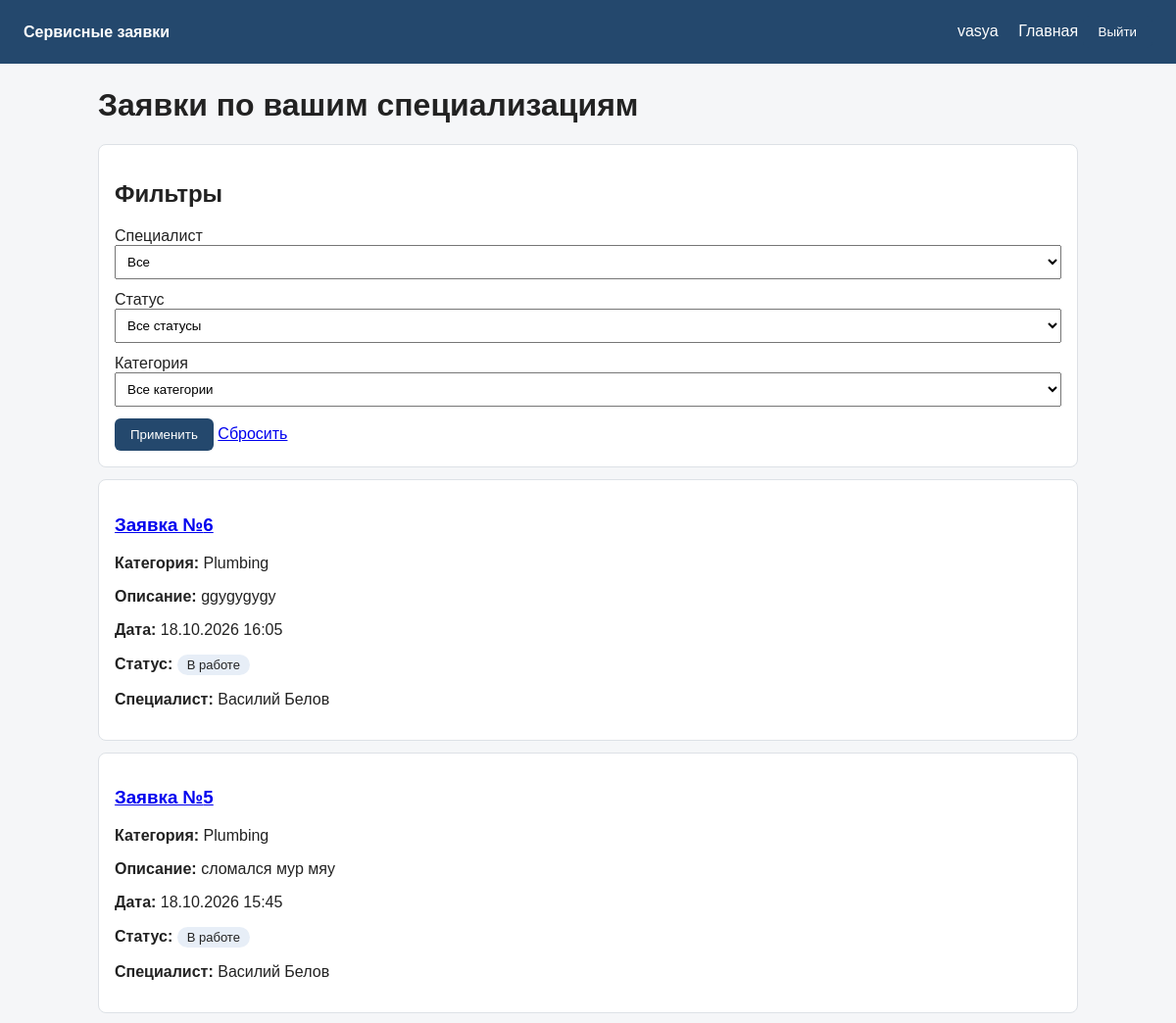
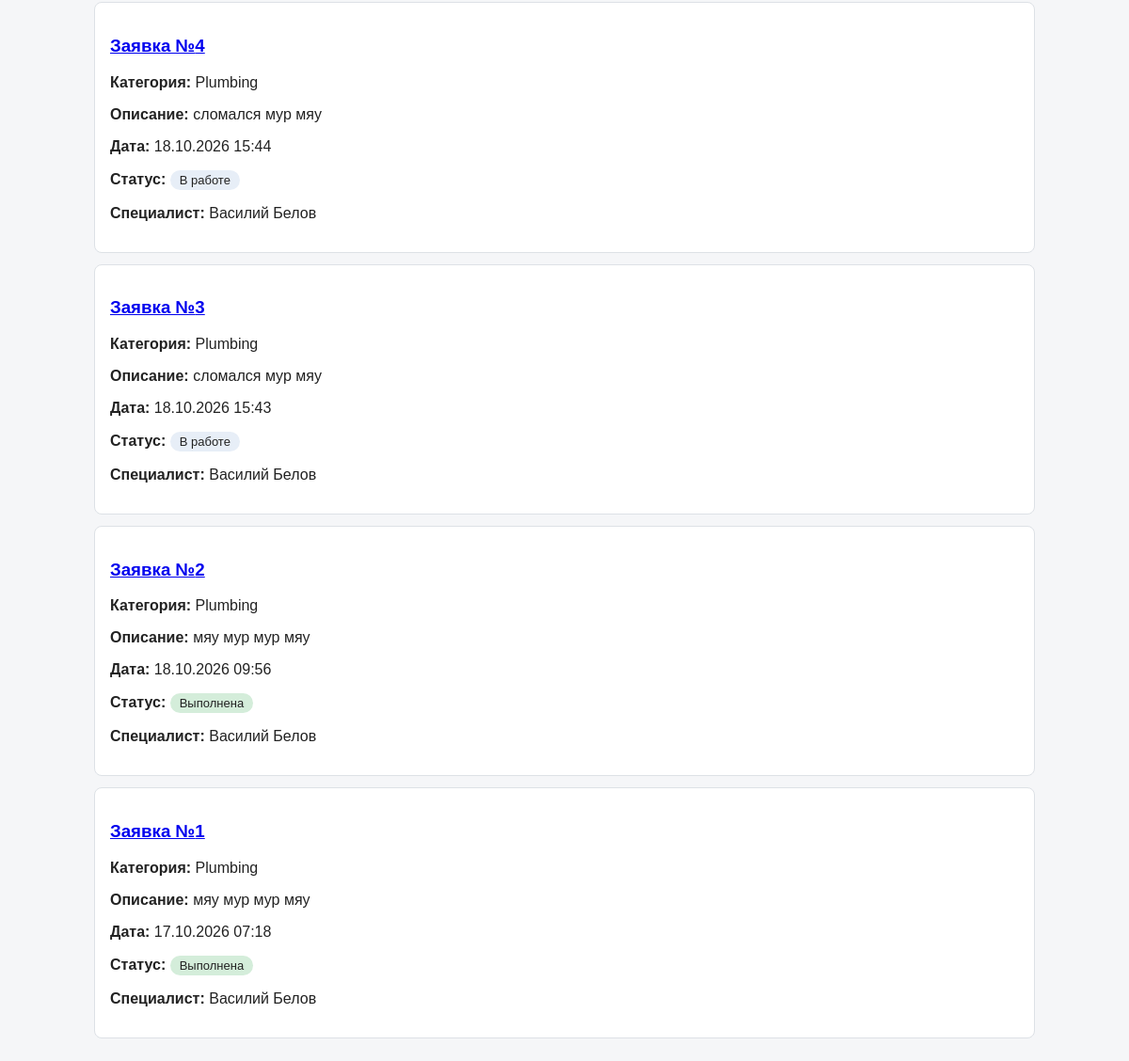
Page / (signed in) on the earlier database version (2 pictures, top to bottom).
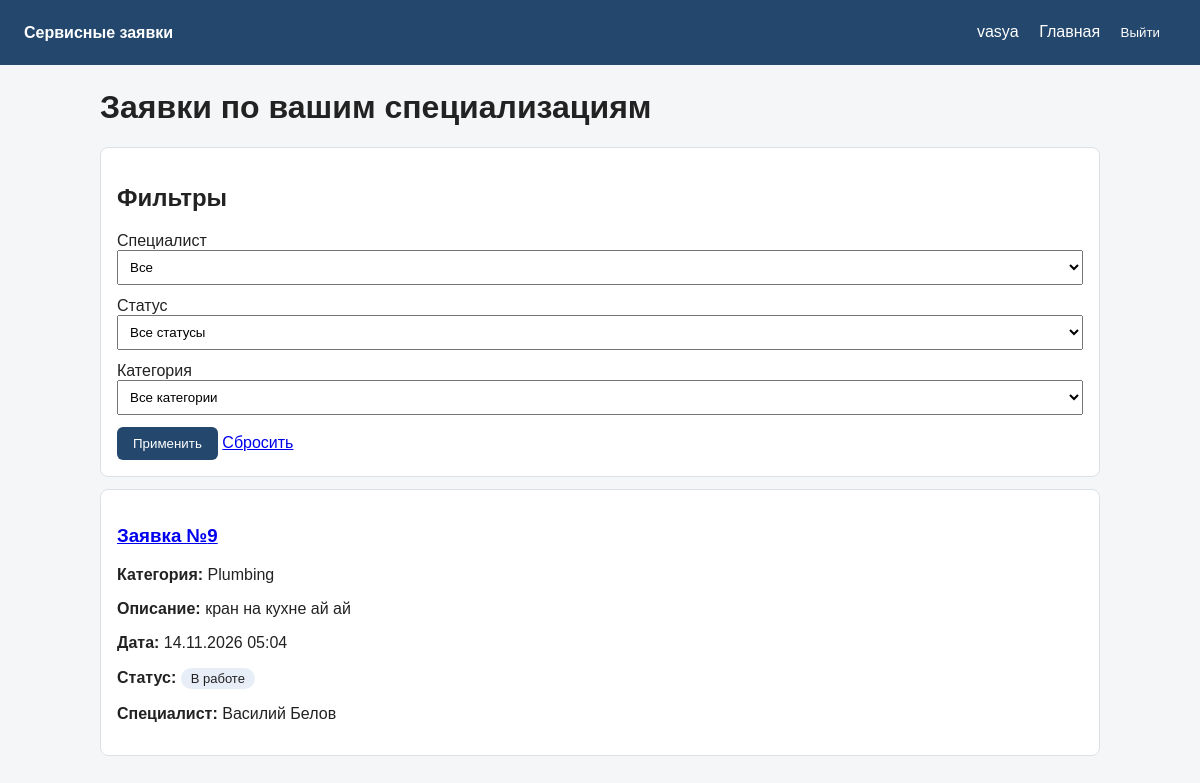
Same page on the later database version.
### users/models.py (models this page shows, shortened)
class User(AbstractUser):
    ROLES = [
        ('Resident', 'Проживающий'),
        ('Specialist', 'Специалист'),
        ("Administrator", "Администратор")
    ]
    role = models.CharField(
        choices=ROLES,
        default='Resident',
        verbose_name='Роль'
    )
    username = models.CharField(
        max_length=124,
        unique=True,
        verbose_name='Юзернейм'
    )
    first_name = models.CharField(
        max_length=124,
        verbose_name='Имя'
    )
    last_name = models.CharField(
        max_length=124,
        verbose_name='Фамилия'
    )
    patronymic = models.CharField(
        max_length=124,
        blank=True,
        verbose_name='Отчество'
    )
    email = models.EmailField(
        unique=True,
        verbose_name='Емейл'
    )
    phone = models.CharField(
        max_length=12,
        verbose_name='Номер телефона'
    )
    is_active = models.BooleanField(
        default=True,
        verbose_name='Активный пользователь'
    )

### requests/models.py (models this page shows, shortened)
class Request(models.Model):
    author = models.ForeignKey(
        User,
        on_delete=models.PROTECT,
        related_name='requests'
    )
    category = models.ForeignKey(
        Category,
        on_delete=models.PROTECT,
        related_name='requests'
    )
    description = models.CharField(
        max_length=1024
    )
    date = models.DateTimeField(
        auto_now_add=True
    )
    STATUSES = [
        ('New', 'Новая'),
        ('In progress', 'В работе'),
        ('Completed', 'Выполнена'),
    ]
    status = models.CharField(
        choices=STATUSES,
        default='New'
    )
    specialist = models.ForeignKey(
        User,
        on_delete=models.SET_NULL,
        null=True,
        blank=True,
        related_name="taken_requests",
        limit_choices_to={"role": "Specialist"}
    )

class Category(models.Model):
    CATEGORIES = [
        ('Plumbing', 'Сантехника'),
        ('Electrical', 'Электрика'),
        ('Household', 'Хозяйственные работы')
    ]
    name = models.CharField(
        choices=CATEGORIES
    )

### requests/views.py (the view, shortened to what this page needs)
# urls.py: path('', index, name='index'),
@login_required
def index(request):
    templates = {
        'Resident': 'home/resident.html',
        'Specialist': 'home/specialist.html',
        'Administrator': 'home/administrator.html'
    }
    role = request.user.role
    template_name = templates.get(request.user.role)
    if not template_name:
        raise PermissionDenied("Для пользователя не определена роль.")
    if role == 'Administrator':
        return render(request, template_name)
    if role == 'Specialist':
        specialist_categories = request.user.specialist.categories.all()
        status = request.GET.get("status")
        category_id = request.GET.get("category")
        specialist_id = request.GET.get("specialist")
        requests = Request.objects.filter(category__in=specialist_categories).order_by("-date")
        if specialist_id:
            requests = requests.filter(specialist_id=specialist_id)
        if status:
            requests = requests.filter(status=status)
        if category_id:
            requests = requests.filter(category_id=category_id)
        context = {
            'requests': requests,
            'user': request.user,
            "selected_status": status or "",
            "selected_category": category_id or "",
            "selected_specialist": specialist_id or ""
        }
        return render(request, template_name, context)

### templates/home/specialist.html (shortened to what this page needs)
{% extends "base.html" %}
{% block content %}
    <h1>Заявки по вашим специализациям</h1>
    <div class="card">
        <h2>Фильтры</h2>
        <form method="get">
            <label for="specialist">Специалист</label>
            <select name="specialist" id="specialist">
                <option value="">Все</option>
            </select>
            <label for="status">Статус</label>
            <select name="status" id="status">
                <option value="">Все статусы</option>
            </select>
            <label for="category">Категория</label>
            <select name="category" id="category">
                <option value="">Все категории</option>
            </select>
            <button type="submit">Применить</button>
            <a href="{% url 'requests:index' %}">Сбросить</a>
        </form>
    </div>
    {% if requests %}
        {% for item in requests %}
            <div class="card">
                <h3>
                    <a href="{% url 'requests:detail' item.pk %}">
                        Заявка №{{ item.pk }}
                    </a>
                </h3>
                <p><strong>Категория:</strong> {{ item.category.name }}</p>
                <p><strong>Описание:</strong> {{ item.description }}</p>
                <p><strong>Дата:</strong> {{ item.date|date:"d.m.Y H:i" }}</p>
                <p>
                    <strong>Статус:</strong>
                    <span class="status status-{{ item.status|lower|cut:" " }}">
                        {{ item.get_status_display }}
                    </span>
                </p>
                <p>
                    <strong>Специалист:</strong>
                    {% if item.specialist %}
                        {{ item.specialist.get_full_name|default:item.specialist.username }}
                    {% else %}
                        Не назначен
                    {% endif %}
                </p>
            </div>
        {% endfor %}
    {% else %}
        <p>По выбранным фильтрам заявок нет.</p>
    {% endif %}
{% endblock %}

### templates/base.html (shortened to what this page needs)
<!DOCTYPE html>
<html lang="ru">
<head>
</head>
<body>
    <header>
        <div>
            <strong>Сервисные заявки</strong>
        </div>
        <nav>
            {% if user.is_authenticated %}
                <span>{{ user.username }}</span>
                <a href="{% url 'requests:index' %}">Главная</a>
                <form method="post" action="{% url 'users:logout' %}" style="display: inline;">
                    <button type="submit">Выйти</button>
                </form>
            {% else %}
                <a href="{% url 'users:login' %}">Войти</a>
            {% endif %}
        </nav>
    </header>
    <main>
        {% block content %}{% endblock %}
    </main>
</body>
</html>

### templates/base.html (style rules this page uses)
body { font-family: Arial, sans-serif; margin: 0; background: #f5f6f8; color: #222; }
header { background: #24486d; color: #fff; padding: 16px 24px; display: flex; justify-content: space-between; align-items: center; }
header a { color: #fff; text-decoration: none; margin-left: 16px; }
main { max-width: 1000px; margin: 24px auto; padding: 0 16px; }
.card { background: #fff; border: 1px solid #dde1e6; border-radius: 8px; padding: 16px; margin-bottom: 12px; }
.status { display: inline-block; padding: 3px 10px; border-radius: 12px; font-size: 13px; background: #e7eef7; }
form { margin: 0; }
input, select, textarea { width: 100%; padding: 8px; margin-bottom: 12px; box-sizing: border-box; }
button { padding: 9px 16px; border: none; border-radius: 6px; background: #24486d; color: #fff; cursor: pointer; }

Differences in the rows shown:
removed Request: pk "6", category.name "Plumbing", description "ggygygygy", date "18.10.2026 16:05", status "В работе", specialist.get_full_name "Василий Белов"
removed Request: pk "5", category.name "Plumbing", description "сломался мур мяу", date "18.10.2026 15:45", status "В работе", specialist.get_full_name "Василий Белов"
removed Request: pk "4", category.name "Plumbing", description "сломался мур мяу", date "18.10.2026 15:44", status "В работе", specialist.get_full_name "Василий Белов"
removed Request: pk "3", category.name "Plumbing", description "сломался мур мяу", date "18.10.2026 15:43", status "В работе", specialist.get_full_name "Василий Белов"
removed Request: pk "2", category.name "Plumbing", description "мяу мур мур мяу", date "18.10.2026 09:56", status "Выполнена", specialist.get_full_name "Василий Белов"
removed Request: pk "1", category.name "Plumbing", description "мяу мур мур мяу", date "17.10.2026 07:18", status "Выполнена", specialist.get_full_name "Василий Белов"
added Request: pk "9", category.name "Plumbing", description "кран на кухне ай ай", date "14.11.2026 05:04", status "В работе", specialist.get_full_name "Василий Белов"
